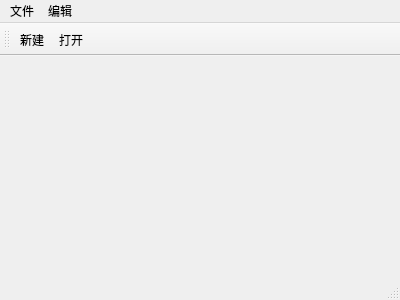
<?xml version="1.0" encoding="UTF-8"?>
<ui version="4.0">
 <class>MainWindow</class>
 <widget class="QMainWindow" name="MainWindow">
  <property name="geometry">
   <rect>
    <x>0</x>
    <y>0</y>
    <width>400</width>
    <height>300</height>
   </rect>
  </property>
  <property name="windowTitle">
   <string>MainWindow</string>
  </property>
  <widget class="QWidget" name="centralWidget"/>
  <widget class="QMenuBar" name="menuBar">
   <property name="geometry">
    <rect>
     <x>0</x>
     <y>0</y>
     <width>400</width>
     <height>26</height>
    </rect>
   </property>
   <widget class="QMenu" name="menu">
    <property name="title">
     <string>文件</string>
    </property>
    <addaction name="actionnew"/>
    <addaction name="separator"/>
    <addaction name="actionopen"/>
   </widget>
   <widget class="QMenu" name="menu_2">
    <property name="title">
     <string>编辑</string>
    </property>
   </widget>
   <addaction name="menu"/>
   <addaction name="menu_2"/>
  </widget>
  <widget class="QToolBar" name="mainToolBar">
   <attribute name="toolBarArea">
    <enum>TopToolBarArea</enum>
   </attribute>
   <attribute name="toolBarBreak">
    <bool>false</bool>
   </attribute>
   <addaction name="actionnew"/>
   <addaction name="actionopen"/>
  </widget>
  <widget class="QStatusBar" name="statusBar"/>
  <action name="actionnew">
   <property name="text">
    <string>新建</string>
   </property>
  </action>
  <action name="actionopen">
   <property name="text">
    <string>打开</string>
   </property>
  </action>
 </widget>
 <layoutdefault spacing="6" margin="11"/>
 <resources/>
 <connections/>
</ui>
